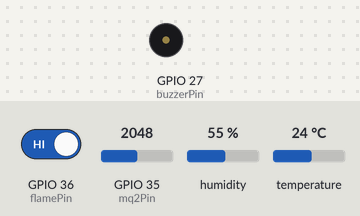
A sketch run on a simulated ESP32. Shown: buzzer (waves = sounding, pin HIGH). Inputs (shaded band) come from the test bench; at power-on: temperature 24 °C, GPIO 35 (mq2Pin) = 2048, GPIO 36 (flamePin) HIGH, humidity 55 %. WiFi joins after 1.5 s; servers stay silent unless stated; uploads are accepted with an empty reply; what the sketch prints to the serial monitor is not drawn.

Above: at 2.7 s.
2.8 s: temperature set to 30 °C
16.6 s: temperature set to 31.2 °C
At 20.7 s:
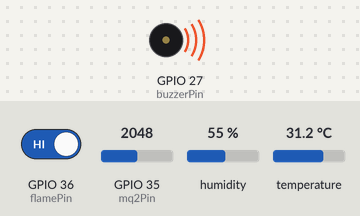
Timing chart, 0 to 22.2 s (numbered marks = the images above; inputs shaded):
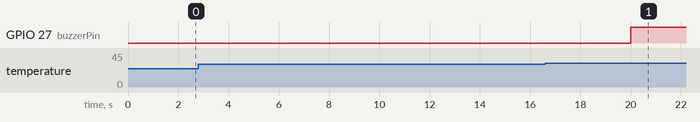

Measured:
- the behaviour switches between 30.5 and 30.6 °C on temperature (found by bisection; images 0 and 1)
- after the input at 2.8 s, every drawn part: stays the same
- after the input at 16.6 s, GPIO 27 (buzzerPin): LOW → HIGH after 3.4 s

The sketch:

Sensor_MQ2.ino
```cpp
#include <WiFi.h>
#include <HTTPClient.h>
#include <DHT.h>

#define mq2Pin      35
#define flamePin    36
#define dhtPin      14
#define buzzerPin   27

#define DHTTYPE DHT22
DHT dht(dhtPin, DHTTYPE);

// WiFi
const char* ssid = "WikWek";
const char* password = "11334455";

// Server
const char* serverURL = "http://192.168.134.160:8080/api/sensor";

// Timer
unsigned long lastReadTime = 0;
const unsigned long readInterval = 5000;
unsigned long waktuMulai = 0;
const unsigned long tundaAwal = 10000;
bool siapBaca = false;

// Data
int gasValue = 0;
int flameState = HIGH;
float suhu = 0.0, kelembapan = 0.0;

// === Fuzzy Membership Functions ===
float gasRendah(int x) {
  if (x <= 1000) return 1.0;
  else if (x >= 1500) return 0.0;
  else return (1500.0 - x) / 500.0;
}

float gasSedang(int x) {
  if (x <= 1000 || x >= 2500) return 0.0;
  else if (x <= 1500) return (x - 1000.0) / 500.0;
  else if (x <= 2000) return 1.0;
  else return (2500.0 - x) / 500.0;
}

float gasTinggi(int x) {
  if (x <= 2000) return 0.0;
  else if (x >= 3000) return 1.0;
  else return (x - 2000.0) / 1000.0;
}

float suhuRendah(float x) {
  if (x <= 28.0) return 1.0;
  else if (x >= 32.0) return 0.0;
  else return (32.0 - x) / 4.0;
}

float suhuSedang(float x) {
  if (x <= 28.0 || x >= 38.0) return 0.0;
  else if (x <= 32.0) return (x - 28.0) / 4.0;
  else if (x <= 34.0) return 1.0;
  else return (38.0 - x) / 4.0;
}

float suhuTinggi(float x) {
  if (x <= 34.0) return 0.0;
  else if (x >= 40.0) return 1.0;
  else return (x - 34.0) / 6.0;
}

float apiAda(int flameDigital) {
  return (flameDigital == LOW) ? 1.0 : 0.0;
}

float apiTidakAda(int flameDigital) {
  return (flameDigital == HIGH) ? 1.0 : 0.0;
}

// === Fuzzy Inference System dengan Weighted Average ===
float fuzzyInference(float gasLow, float gasMed, float gasHigh,
                    float suhuLow, float suhuMed, float suhuHigh,
                    float apiYes, float apiNo) {

  // Definisi Rules dengan Weighted Average Method
  // Rule 1: IF Gas Rendah AND Suhu Rendah AND Api Tidak Ada THEN Bahaya Rendah (20)
  float rule1 = min(min(gasLow, suhuLow), apiNo);
  float output1 = 20.0;

  // Rule 2: IF Gas Sedang AND Suhu Rendah AND Api Tidak Ada THEN Bahaya Rendah (25)
  float rule2 = min(min(gasMed, suhuLow), apiNo);
  float output2 = 25.0;

  // Rule 3: IF Gas Rendah AND Suhu Sedang AND Api Tidak Ada THEN Bahaya Rendah (30)
  float rule3 = min(min(gasLow, suhuMed), apiNo);
  float output3 = 30.0;

  // Rule 4: IF Gas Sedang AND Suhu Sedang AND Api Tidak Ada THEN Bahaya Sedang (45)
  float rule4 = min(min(gasMed, suhuMed), apiNo);
  float output4 = 45.0;

  // Rule 5: IF Gas Tinggi AND Suhu Rendah AND Api Tidak Ada THEN Bahaya Sedang (55)
  float rule5 = min(min(gasHigh, suhuLow), apiNo);
  float output5 = 55.0;

  // Rule 6: IF Gas Rendah AND Suhu Tinggi AND Api Tidak Ada THEN Bahaya Sedang (50)
  float rule6 = min(min(gasLow, suhuHigh), apiNo);
  float output6 = 50.0;

  // Rule 7: IF Gas Sedang AND Suhu Tinggi AND Api Tidak Ada THEN Bahaya Tinggi (65)
  float rule7 = min(min(gasMed, suhuHigh), apiNo);
  float output7 = 65.0;

  // Rule 8: IF Gas Tinggi AND Suhu Sedang AND Api Tidak Ada THEN Bahaya Tinggi (70)
  float rule8 = min(min(gasHigh, suhuMed), apiNo);
  float output8 = 70.0;

  // Rule 9: IF Gas Tinggi AND Suhu Tinggi AND Api Tidak Ada THEN Bahaya Tinggi (75)
  float rule9 = min(min(gasHigh, suhuHigh), apiNo);
  float output9 = 75.0;

  // Rules dengan Api Terdeteksi - Prioritas Bahaya Tinggi
  // Rule 10: IF Api Ada THEN Bahaya Tinggi (85) - tidak peduli gas dan suhu
  float rule10 = apiYes;
  float output10 = 85.0;

  // Rule 11: IF Gas Tinggi AND Api Ada THEN Bahaya Sangat Tinggi (95)
  float rule11 = min(gasHigh, apiYes);
  float output11 = 95.0;

  // Rule 12: IF Suhu Tinggi AND Api Ada THEN Bahaya Sangat Tinggi (90)
  float rule12 = min(suhuHigh, apiYes);
  float output12 = 90.0;

  // Rule 13: IF Gas Tinggi AND Suhu Tinggi AND Api Ada THEN Bahaya Maksimal (100)
  float rule13 = min(min(gasHigh, suhuHigh), apiYes);
  float output13 = 100.0;

  // Weighted Average Defuzzification
  float numerator = (rule1 * output1) + (rule2 * output2) + (rule3 * output3) +
                   (rule4 * output4) + (rule5 * output5) + (rule6 * output6) +
                   (rule7 * output7) + (rule8 * output8) + (rule9 * output9) +
                   (rule10 * output10) + (rule11 * output11) + (rule12 * output12) +
                   (rule13 * output13);

  float denominator = rule1 + rule2 + rule3 + rule4 + rule5 + rule6 +
                     rule7 + rule8 + rule9 + rule10 + rule11 + rule12 + rule13;

  // Cegah pembagian dengan nol
  if (denominator == 0.0) {
    return 0.0;
  }

  return numerator / denominator;
}

void setup() {
  Serial.begin(115200);
  pinMode(flamePin, INPUT_PULLUP);
  pinMode(mq2Pin, INPUT);
  pinMode(buzzerPin, OUTPUT);
  dht.begin();

  // Optional: Aktifkan WiFi jika ingin kirim ke server

  WiFi.begin(ssid, password);
  Serial.print("🔌 Menghubungkan ke WiFi");
  while (WiFi.status() != WL_CONNECTED) {
    delay(500);
    Serial.print(".");
  }
  Serial.println("\n✅ Terhubung ke WiFi!");

  waktuMulai = millis();
}

void loop() {
  if (millis() - lastReadTime >= readInterval) {
    lastReadTime = millis();

    if (!siapBaca && millis() - waktuMulai >= tundaAwal) {
      siapBaca = true;
      Serial.println("✅ Sensor sudah stabil. Mulai membaca dan mengirim data jika bahaya.");
    }

    if (!siapBaca) {
      // Saat belum siap baca, nilai dianggap nol
      gasValue = 0;
      flameState = HIGH;
      suhu = 0.0;
      kelembapan = 0.0;

      digitalWrite(buzzerPin, LOW); // buzzer tidak bunyi

      Serial.println("⏳ Menunggu stabil... Nilai sensor sementara diabaikan.");
      Serial.println("Gas: 0, Suhu: 0.0°C, Kelembapan: 0.0%, Api: Tidak Ada");
      Serial.println("=========================");
      return; // Keluar dari loop agar tidak lanjut fuzzy & kirim data
    }

    // Baca sensor setelah siap
    gasValue = analogRead(mq2Pin);
    flameState = digitalRead(flamePin);
    suhu = dht.readTemperature();
    kelembapan = dht.readHumidity();

    if (isnan(suhu) || isnan(kelembapan)) {
      Serial.println("❌ Gagal membaca DHT22!");
      return;
    }

    // Hitung membership functions
    float gasLow = gasRendah(gasValue);
    float gasMed = gasSedang(gasValue);
    float gasHigh = gasTinggi(gasValue);

    float suhuLow = suhuRendah(suhu);
    float suhuMed = suhuSedang(suhu);
    float suhuHigh = suhuTinggi(suhu);

    float apiYes = apiAda(flameState);
    float apiNo = apiTidakAda(flameState);

    // Jalankan Fuzzy Inference System
    float hasilFuzzy = fuzzyInference(gasLow, gasMed, gasHigh,
                                     suhuLow, suhuMed, suhuHigh,
                                     apiYes, apiNo);

    // Tentukan status bahaya berdasarkan hasil fuzzy
    String statusBahaya = "Aman";
    bool kondisiBahaya = false;

    if (hasilFuzzy >= 80.0) {
      statusBahaya = "Bahaya Sangat Tinggi";
      kondisiBahaya = true;
    } else if (hasilFuzzy >= 60.0) {
      statusBahaya = "Bahaya Tinggi";
      kondisiBahaya = true;
    } else if (hasilFuzzy >= 40.0) {
      statusBahaya = "Bahaya Sedang";
      kondisiBahaya = true;
    } else if (hasilFuzzy >= 25.0) {
      statusBahaya = "Waspada";
      kondisiBahaya = false;
    } else {
      statusBahaya = "Aman";
      kondisiBahaya = false;
    }

    // Aktifkan buzzer jika kondisi bahaya
    digitalWrite(buzzerPin, (kondisiBahaya) ? HIGH : LOW);

    // 🖨️ Tampilkan data ke Serial Monitor
    Serial.println("=== Sensor Update ===");
    Serial.print("Gas: "); Serial.println(gasValue);
    Serial.print("Suhu: "); Serial.print(suhu); Serial.println("°C");
    Serial.print("Kelembapan: "); Serial.print(kelembapan); Serial.println(" %");
    Serial.print("Api: "); Serial.println((apiYes == 1.0) ? "🔥 Terdeteksi" : "✅ Tidak Ada");
    Serial.print("Nilai Fuzzy: "); Serial.println(hasilFuzzy);
    Serial.print("Status: "); Serial.println(statusBahaya);
    Serial.println("=====================");

    // Debug fuzzy membership values
    Serial.println("--- Fuzzy Membership ---");
    Serial.printf("Gas - Rendah:%.2f, Sedang:%.2f, Tinggi:%.2f\n", gasLow, gasMed, gasHigh);
    Serial.printf("Suhu - Rendah:%.2f, Sedang:%.2f, Tinggi:%.2f\n", suhuLow, suhuMed, suhuHigh);
    Serial.printf("Api - Ada:%.2f, Tidak Ada:%.2f\n", apiYes, apiNo);
    Serial.println("------------------------");

    // 💾 Kirim ke server jika kondisi bahaya
    if (kondisiBahaya && WiFi.status() == WL_CONNECTED) {
      HTTPClient http;
      http.begin(serverURL);
      http.addHeader("Content-Type", "application/json");

      String jsonData = "{\"gas\":";
      jsonData += gasValue;
      jsonData += ",\"suhu\":";
      jsonData += suhu;
      jsonData += ",\"kelembapan\":";
      jsonData += kelembapan;
      jsonData += ",\"api\":";
      jsonData += ((apiYes == 1.0) ? "true" : "false");
      jsonData += ",\"nilai_fuzzy\":";
      jsonData += hasilFuzzy;
      jsonData += ",\"status_bahaya\":\"";
      jsonData += statusBahaya;
      jsonData += "\"}";

      int code = http.POST(jsonData);
      if (code > 0) {
        Serial.print("📤 Data kondisi bahaya terkirim! Response code: ");
        Serial.println(code);
      } else {
        Serial.print("❌ Gagal kirim. Error: ");
        Serial.println(http.errorToString(code));
      }
      http.end();
    }
  }
}
```
